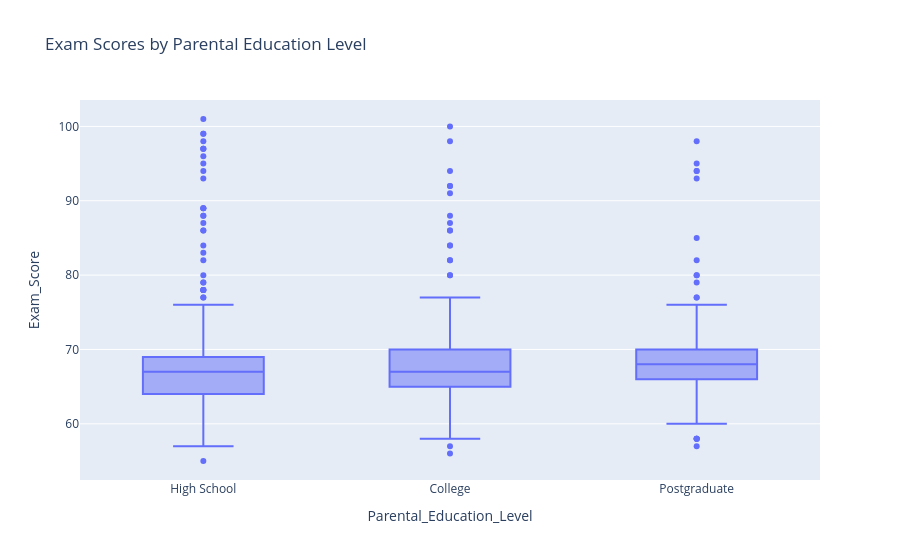

Here is the notebook cell this chart was saved with:
### Markdown cell above
## Exam Scores by Gender

Male and female students show similar distributions in exam scores, with comparable medians and ranges.

### Code cell
fig = px.box(df, x='Parental_Education_Level', y='Exam_Score', title='Exam Scores by Parental Education Level')
fig.show()

### Figure 1 — Plotly figure (JSON) as saved in the notebook; plotly's stock layout.template omitted (floating-point values rounded to 4 significant figures; data arrays with more than 128 entries replaced by an {"elided": "..."} marker saying what was removed)
{"data": [{"alignmentgroup": "True", "hovertemplate": "Parental_Education_Level=%{x}<br>Exam_Score=%{y}<extra></extra>", "legendgroup": "", "marker": {"color": "#636efa"}, "name": "", "notched": false, "offsetgroup": "", "orientation": "v", "showlegend": false, "type": "box", "x": {"elided": "6607 str values"}, "x0": " ", "xaxis": "x", "y": {"elided": "6607 int values"}, "y0": " ", "yaxis": "y"}], "layout": {"boxmode": "group", "legend": {"tracegroupgap": 0}, "title": {"text": "Exam Scores by Parental Education Level"}, "xaxis": {"anchor": "y", "domain": [0, 1], "title": {"text": "Parental_Education_Level"}}, "yaxis": {"anchor": "x", "domain": [0, 1], "title": {"text": "Exam_Score"}}}}
